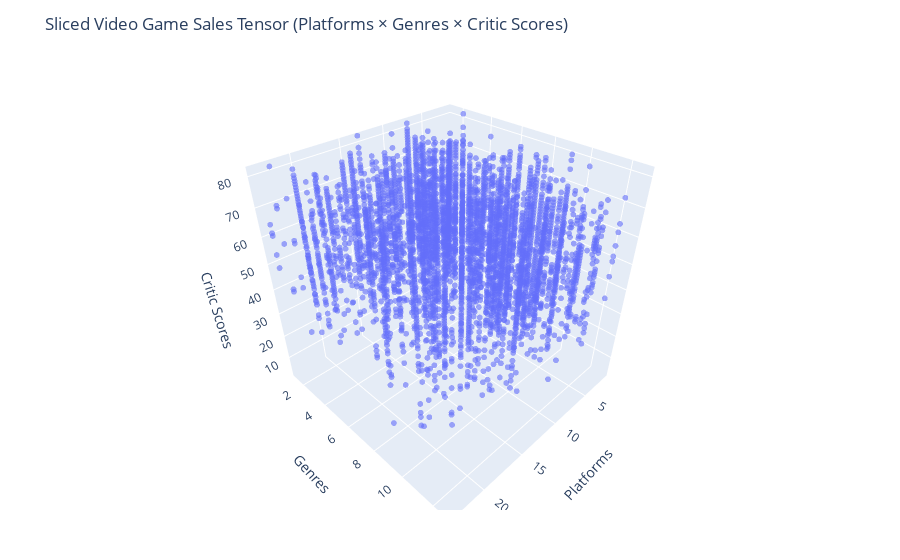

The notebook cell this image was saved under:
### Markdown cell above
We see here that not all the platforms are actually being used.  There is a lot of missing data.  There are tensor tools to detect such structure but it would be far more efficient to first go through some preliminary data processing to remove obvious issues.  In this case having built the tensor we will simply drop the platforms beyond 23.

### Code cell
# Safely slice the tensor based on actual dimensions
dim1, dim2, dim3 = size(t)
t_trimmed = t[1:min(23, dim1), :, :]
plotTensor(t_trimmed; xlabel="Platforms", ylabel="Genres", zlabel="Critic Scores", 
    title="Sliced Video Game Sales Tensor (Platforms × Genres × Critic Scores)")

### Figure 1 — Plotly figure (JSON) as saved in the notebook; plotly's stock layout.template omitted (floating-point values rounded to 4 significant figures; data arrays with more than 128 entries replaced by an {"elided": "..."} marker saying what was removed)
{"data": [{"marker": {"opacity": 0.6, "size": 2}, "mode": "markers", "type": "scatter3d", "x": {"elided": "4089 int values"}, "y": {"elided": "4089 int values"}, "z": {"elided": "4089 int values"}}], "layout": {"margin": {"b": 50, "l": 50, "r": 50, "t": 60}, "scene": {"aspectmode": "cube", "xaxis": {"range": [1, 24], "title": "Platforms"}, "yaxis": {"range": [1, 13], "title": "Genres"}, "zaxis": {"range": [1, 83], "title": "Critic Scores"}}, "title": "Sliced Video Game Sales Tensor (Platforms × Genres × Critic Scores)"}}
